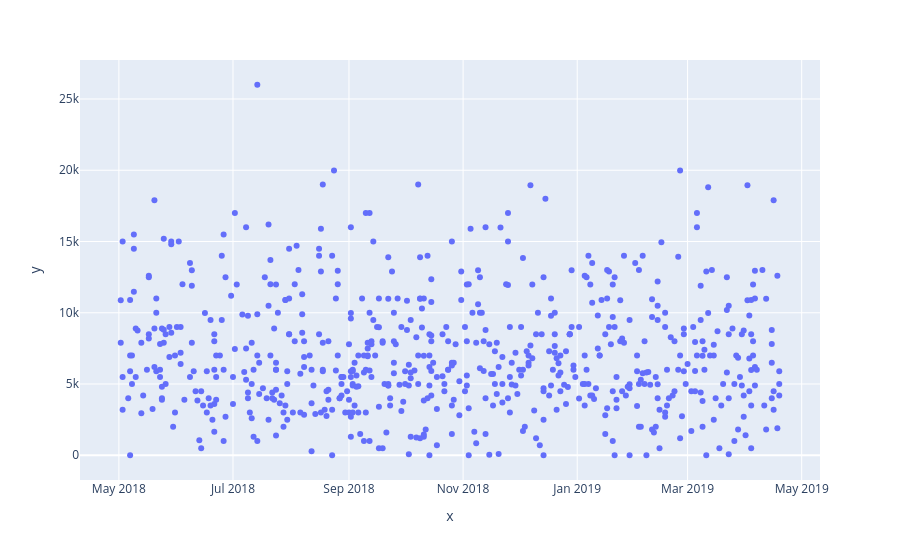

The notebook cell saved with this chart:
### Code cell
fig = px.scatter(x=corolla['date_posted'], y=corolla['price'])
fig.show()

### Figure 1 — Plotly figure (JSON) as saved in the notebook; plotly's stock layout.template omitted (floating-point values rounded to 4 significant figures; data arrays with more than 128 entries replaced by an {"elided": "..."} marker saying what was removed)
{"data": [{"hovertemplate": "x=%{x}<br>y=%{y}<extra></extra>", "legendgroup": "", "marker": {"color": "#636efa", "symbol": "circle"}, "mode": "markers", "name": "", "orientation": "v", "showlegend": false, "type": "scatter", "x": {"elided": "650 str values"}, "xaxis": "x", "y": {"elided": "650 int values"}, "yaxis": "y"}], "layout": {"legend": {"tracegroupgap": 0}, "margin": {"t": 60}, "xaxis": {"anchor": "y", "domain": [0, 1], "title": {"text": "x"}}, "yaxis": {"anchor": "x", "domain": [0, 1], "title": {"text": "y"}}}}
